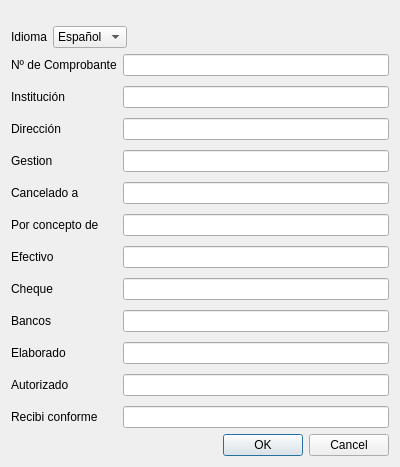
<?xml version="1.0" encoding="UTF-8"?>
<ui version="4.0">
 <class>TransactionVoucherDialog</class>
 <widget class="QDialog" name="TransactionVoucherDialog">
  <property name="geometry">
   <rect>
    <x>0</x>
    <y>0</y>
    <width>400</width>
    <height>463</height>
   </rect>
  </property>
  <property name="windowTitle">
   <string>Transaction Voucher</string>
  </property>
  <layout class="QVBoxLayout" name="verticalLayout_2">
   <item>
    <spacer name="verticalSpacer">
     <property name="orientation">
      <enum>Qt::Vertical</enum>
     </property>
     <property name="sizeType">
      <enum>QSizePolicy::Fixed</enum>
     </property>
     <property name="sizeHint" stdset="0">
      <size>
       <width>20</width>
       <height>15</height>
      </size>
     </property>
    </spacer>
   </item>
   <item>
    <layout class="QHBoxLayout" name="horizontalLayout_language">
     <item>
      <widget class="QLabel" name="LanguageLabel">
       <property name="text">
        <string>Idioma</string>
       </property>
       <property name="buddy">
        <cstring>LanguageComboBox</cstring>
       </property>
      </widget>
     </item>
     <item>
      <widget class="QComboBox" name="LanguageComboBox">
       <item>
        <property name="text">
         <string>Español</string>
        </property>
       </item>
       <item>
        <property name="text">
         <string>English</string>
        </property>
       </item>
      </widget>
     </item>
     <item>
      <spacer name="horizontalSpacer_language">
       <property name="orientation">
        <enum>Qt::Horizontal</enum>
       </property>
       <property name="sizeHint" stdset="0">
        <size>
         <width>40</width>
         <height>20</height>
        </size>
       </property>
      </spacer>
     </item>
    </layout>
   </item>
   <item>
    <layout class="QGridLayout" name="gridLayout_general">
     <property name="leftMargin">
      <number>0</number>
     </property>
     <property name="verticalSpacing">
      <number>10</number>
     </property>
     <item row="4" column="1">
      <widget class="QLineEdit" name="CanceladoALineEdit"/>
     </item>
     <item row="2" column="0">
      <widget class="QLabel" name="DireccionLabel">
       <property name="text">
        <string>Dirección</string>
       </property>
       <property name="buddy">
        <cstring>DireccionLineEdit</cstring>
       </property>
      </widget>
     </item>
     <item row="8" column="1">
      <widget class="QLineEdit" name="BancosLineEdit"/>
     </item>
     <item row="5" column="1">
      <widget class="QLineEdit" name="PorConceptoDeLineEdit"/>
     </item>
     <item row="9" column="1">
      <widget class="QLineEdit" name="ElaboradoLineEdit"/>
     </item>
     <item row="3" column="0">
      <widget class="QLabel" name="GestionLabel">
       <property name="text">
        <string>Gestion</string>
       </property>
       <property name="buddy">
        <cstring>GestionLineEdit</cstring>
       </property>
      </widget>
     </item>
     <item row="4" column="0">
      <widget class="QLabel" name="CanceladoALabel">
       <property name="text">
        <string>Cancelado a</string>
       </property>
       <property name="buddy">
        <cstring>CanceladoALineEdit</cstring>
       </property>
      </widget>
     </item>
     <item row="3" column="1">
      <widget class="QLineEdit" name="GestionLineEdit"/>
     </item>
     <item row="2" column="1">
      <widget class="QLineEdit" name="DireccionLineEdit"/>
     </item>
     <item row="5" column="0">
      <widget class="QLabel" name="PorConceptoDeLabel">
       <property name="text">
        <string>Por concepto de</string>
       </property>
       <property name="buddy">
        <cstring>PorConceptoDeLineEdit</cstring>
       </property>
      </widget>
     </item>
     <item row="7" column="1">
      <widget class="QLineEdit" name="ChequeLineEdit"/>
     </item>
     <item row="6" column="1">
      <widget class="QLineEdit" name="EfectivoLineEdit"/>
     </item>
     <item row="0" column="1">
      <widget class="QLineEdit" name="VoucherNumberLineEdit"/>
     </item>
     <item row="6" column="0">
      <widget class="QLabel" name="EfectivoLabel">
       <property name="text">
        <string>Efectivo</string>
       </property>
       <property name="buddy">
        <cstring>EfectivoLineEdit</cstring>
       </property>
      </widget>
     </item>
     <item row="8" column="0">
      <widget class="QLabel" name="BancosLabel">
       <property name="text">
        <string>Bancos</string>
       </property>
       <property name="buddy">
        <cstring>BancosLineEdit</cstring>
       </property>
      </widget>
     </item>
     <item row="7" column="0">
      <widget class="QLabel" name="CequeLabel">
       <property name="text">
        <string>Cheque</string>
       </property>
       <property name="buddy">
        <cstring>ChequeLineEdit</cstring>
       </property>
      </widget>
     </item>
     <item row="9" column="0">
      <widget class="QLabel" name="ElaboradoLabel">
       <property name="text">
        <string>Elaborado</string>
       </property>
       <property name="buddy">
        <cstring>ElaboradoLineEdit</cstring>
       </property>
      </widget>
     </item>
     <item row="10" column="1">
      <widget class="QLineEdit" name="AutorizadoLineEdit"/>
     </item>
     <item row="11" column="1">
      <widget class="QLineEdit" name="RecibiConformeLineEdit"/>
     </item>
     <item row="10" column="0">
      <widget class="QLabel" name="AutorizadoLabel">
       <property name="text">
        <string>Autorizado</string>
       </property>
       <property name="buddy">
        <cstring>AutorizadoLineEdit</cstring>
       </property>
      </widget>
     </item>
     <item row="11" column="0">
      <widget class="QLabel" name="RecibiConformeLabel">
       <property name="text">
        <string>Recibi conforme</string>
       </property>
       <property name="buddy">
        <cstring>RecibiConformeLineEdit</cstring>
       </property>
      </widget>
     </item>
     <item row="1" column="0">
      <widget class="QLabel" name="InstitucionLabel">
       <property name="text">
        <string>Institución</string>
       </property>
       <property name="buddy">
        <cstring>InstitucionLineEdit</cstring>
       </property>
      </widget>
     </item>
     <item row="1" column="1">
      <widget class="QLineEdit" name="InstitucionLineEdit"/>
     </item>
     <item row="0" column="0">
      <widget class="QLabel" name="VoucherNumberLabel">
       <property name="text">
        <string>Nº de Comprobante</string>
       </property>
       <property name="buddy">
        <cstring>VoucherNumberLineEdit</cstring>
       </property>
      </widget>
     </item>
    </layout>
   </item>
   <item>
    <spacer name="verticalSpacer_2">
     <property name="orientation">
      <enum>Qt::Vertical</enum>
     </property>
     <property name="sizeHint" stdset="0">
      <size>
       <width>20</width>
       <height>40</height>
      </size>
     </property>
    </spacer>
   </item>
   <item>
    <widget class="QDialogButtonBox" name="buttonBox">
     <property name="standardButtons">
      <set>QDialogButtonBox::Cancel|QDialogButtonBox::Ok</set>
     </property>
    </widget>
   </item>
  </layout>
 </widget>
 <tabstops>
  <tabstop>LanguageComboBox</tabstop>
  <tabstop>VoucherNumberLineEdit</tabstop>
  <tabstop>InstitucionLineEdit</tabstop>
  <tabstop>DireccionLineEdit</tabstop>
  <tabstop>GestionLineEdit</tabstop>
  <tabstop>CanceladoALineEdit</tabstop>
  <tabstop>PorConceptoDeLineEdit</tabstop>
  <tabstop>EfectivoLineEdit</tabstop>
  <tabstop>ChequeLineEdit</tabstop>
  <tabstop>BancosLineEdit</tabstop>
  <tabstop>ElaboradoLineEdit</tabstop>
  <tabstop>AutorizadoLineEdit</tabstop>
  <tabstop>RecibiConformeLineEdit</tabstop>
 </tabstops>
 <resources/>
 <connections/>
 <slots>
  <slot>checkdata()</slot>
 </slots>
</ui>
